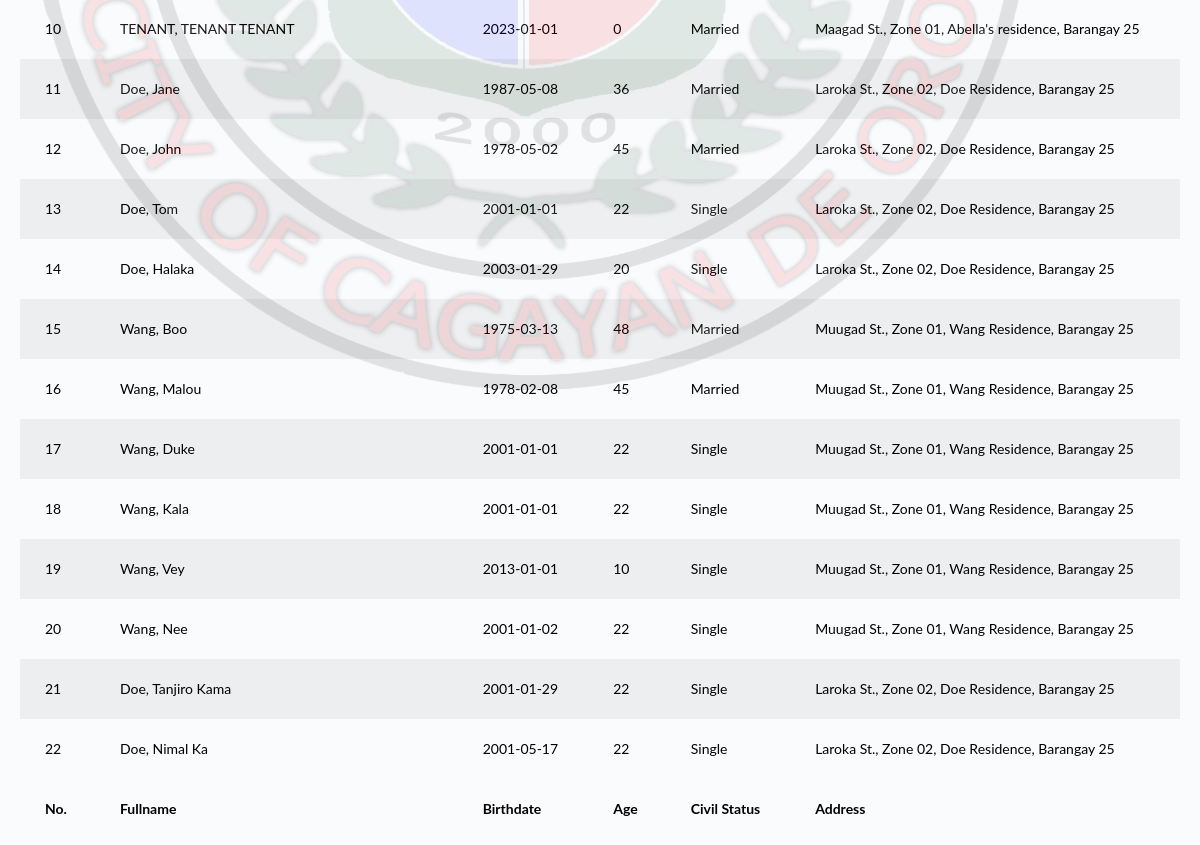
Page /generate_resident_info2.php (signed in, lower part) on the earlier database version.
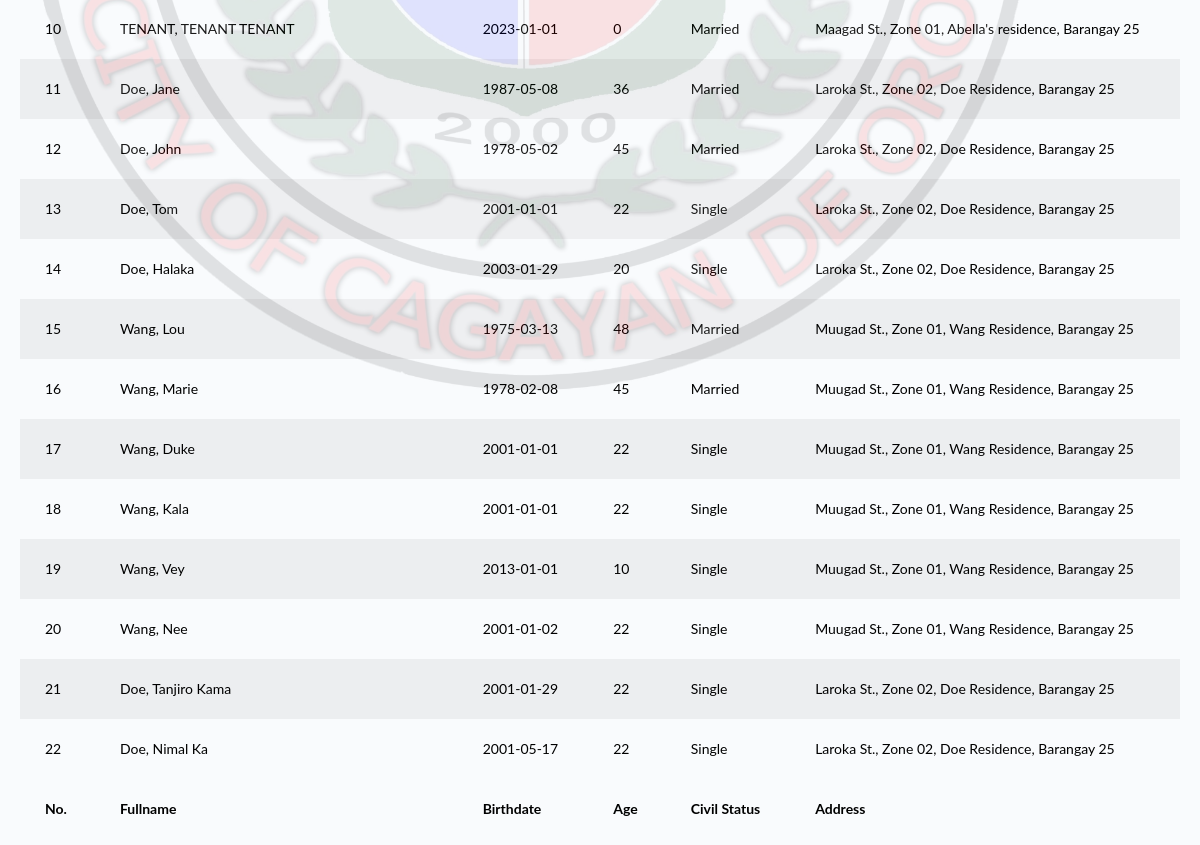
Same page on the later database version.
### tables this page shows
CREATE TABLE `tblresident2` (
  `id_resident` int(11) NOT NULL,
  `national_id` varchar(100) NOT NULL,
  `region` varchar(10) NOT NULL,
  `city` varchar(100) NOT NULL,
  `province` varchar(100) NOT NULL,
  `barangay` varchar(100) NOT NULL,
  `citizenship` varchar(100) NOT NULL,
  `picture` text NOT NULL,
  `firstname` varchar(100) NOT NULL,
  `middlename` varchar(100) NOT NULL,
  `lastname` varchar(100) NOT NULL,
  `ext` varchar(10) NOT NULL,
  `alias` varchar(20) NOT NULL,
  `birthplace` varchar(100) NOT NULL,
  `birthdate` date NOT NULL,
  `sex` varchar(20) NOT NULL,
  `civilstatus` varchar(20) NOT NULL,
  `residence_type` varchar(25) NOT NULL COMMENT 'new; co-occupant; tenant',
  `id_household` int(80) NOT NULL,
  `family_head` varchar(10) NOT NULL,
  `date_of_residence` date NOT NULL,
  `vstatus` varchar(10) NOT NULL,
  `identified_as` varchar(20) NOT NULL,
  `phone` varchar(100) NOT NULL,
  `email` varchar(100) NOT NULL,
  `occupation` varchar(100) NOT NULL,
  `resident_type` int(20) NOT NULL DEFAULT 1 COMMENT '1 = Alive; 0 = Deceased',
  `id_org` varchar(100) NOT NULL,
  `pwd` varchar(5) NOT NULL,
  `indigent` varchar(5) NOT NULL,
  `remarks` text NOT NULL,
  `res_updated_at` timestamp NOT NULL DEFAULT current_timestamp() ON UPDATE current_timestamp(),
  `id_user` int(11) NOT NULL
);

CREATE TABLE `tbl_household` (
  `id_household` int(11) NOT NULL,
  `household_number` int(100) NOT NULL,
  `house_no` int(100) NOT NULL COMMENT '(2.1)',
  `id_purok` varchar(50) NOT NULL,
  `household_street_name` varchar(100) NOT NULL COMMENT '(2.2)',
  `household_address` varchar(250) NOT NULL COMMENT '(2.3)',
  `household_type` varchar(250) NOT NULL
);

CREATE TABLE `tblpurok` (
  `id_purok` int(11) NOT NULL,
  `purok_name` varchar(255) DEFAULT NULL,
  `purok_details` text DEFAULT NULL
);

### model/fetch_brgy_info.php (called while the page is built, shortened)
<?php
    $query = "SELECT * FROM tblbrgy_info";
    $result = $conn->query($query);
	$row = $result->fetch_assoc();
	if($row){
		$brgy 		 = $row['brgy_name'];
	}
?>

### generate_resident_info2.php (the view, shortened to what the changed rows need)
<?php include 'server/server.php' ?>
<?php include 'model/fetch_brgy_info.php' ?>
<?php
$state = $_GET['state'];
if ($state == 'male') {
    $query = "SELECT * FROM tblresident2 WHERE tblresident2.sex='Male' AND tblresident2.resident_type=1";
    $result = $conn->query($query);
    $query1 = "SELECT * FROM tblresident2 WHERE sex='Male' AND resident_type=1";
    $result1 = $conn->query($query1);
    $male = $result1->num_rows;
} elseif ($state == 'female') {
    $query = "SELECT * FROM tblresident2 WHERE tblresident2.sex='Female' AND tblresident2.resident_type=1";
    $result = $conn->query($query);
    $query2 = "SELECT * FROM tblresident2 WHERE sex='Female' AND resident_type=1";
    $result2 = $conn->query($query2);
    $female = $result2->num_rows;
} elseif ($state == 'non_voters') {
    $query = "SELECT * FROM tblresident2 WHERE tblresident2.vstatus='No' AND tblresident2.resident_type=1";
    $result = $conn->query($query);
    $query4 = "SELECT * FROM tblresident2 WHERE vstatus='No' AND resident_type=1";
    $non = $conn->query($query4)->num_rows;
} elseif ($state == 'senior-citizens') {
    $query = "SELECT * FROM tblresident2 WHERE tblresident2.id_org=1";
    $result = $conn->query($query);
    $query10 = "SELECT * FROM tblresident2 WHERE id_org='1'";
    $sc = $conn->query($query10)->num_rows;
} elseif ($state == 'pwd') {
    $query = "SELECT * FROM tblresident2 WHERE tblresident2.pwd='Yes'";
    $result = $conn->query($query);
    $query11 = "SELECT * FROM tblresident2 WHERE pwd='Yes'";
    $pwd = $conn->query($query11)->num_rows;
} elseif ($state == 'deceased') {
    $query = "SELECT * FROM tblresident2 WHERE tblresident2.resident_type=0";
    $result = $conn->query($query);
    $query12 = "SELECT * FROM tblresident2 WHERE resident_type=0";
    $deceased = $conn->query($query12)->num_rows;
} elseif ($state == 'indigent') {
    $query = "SELECT * FROM tblresident2 WHERE tblresident2.indigent='Yes'";
    $result = $conn->query($query);
    $query13 = "SELECT * FROM tblresident2 WHERE indigent='Yes'";
    $indigent = $conn->query($query13)->num_rows;
} else {
    $query = "SELECT * FROM tblresident2";
    $result = $conn->query($query);
}
$resident = array();
while ($row = $result->fetch_assoc()) {
    $resident[] = $row;
}
?>
<!DOCTYPE html>
<html>
<head>
    <?php include 'templates/header.php' ?>
</head>
<body onload="window.print()">
    <div class="card-body">
        <div class="table-responsive">
            <table id="residenttable" class="display table table-striped">
                <tbody>
                    <?php if (!empty($resident)) : ?>
                        <?php $no = 1;
                        foreach ($resident as $row) : ?>
                            <tr>
                                <td><?= $no ?></td>
                                <td>
                                    <?= ucwords($row['lastname'] . ', ' . $row['firstname'] . ' ' . $row['middlename']) ?>
                                </td>
                                <td><?= $row['birthdate'] ?></td>
                                <?php
                                $bday = new DateTime($row['birthdate']);
                                $today = new Datetime(date('y.m.d'));
                                $diff = $bday->diff($today);
                                $final_age = $diff->y;
                                ?>
                                <td><?php echo $final_age; ?></td>
                                <td><?= ucwords($row['civilstatus']) ?></td>
                                <td>
                                    <?php
                                    $h_id = $row['id_household'];
                                    $queryHouseholdNumber = "SELECT * FROM tbl_household WHERE id_household='$h_id'";
                                    $resultHouseholdNumber = $conn->query($queryHouseholdNumber);
                                    $householdnum = $resultHouseholdNumber->fetch_assoc();
                                    $p_name = $householdnum['id_purok'];
                                    $queryPurokName = "SELECT * FROM tblpurok WHERE id_purok='$p_name'";
                                    $resultPurokName = $conn->query($queryPurokName);
                                    $pname = $resultPurokName->fetch_assoc();
                                    echo $householdnum['household_street_name'] . ', ' . $pname['purok_name'] . ', ' . $householdnum['household_address'] . ', ' . $brgy;
                                    ?>
                                </td>
                            </tr>
                        <?php $no++;
                        endforeach ?>
                    <?php endif ?>
                </tbody>
                <tfoot>
                    <tr>
                        <th scope="col">No.</th>
                        <th scope="col">Fullname</th>
                        <th scope="col">Birthdate</th>
                        <th scope="col">Age</th>
                        <th scope="col">Civil Status</th>
                        <th scope="col">Address</th>
                    </tr>
                </tfoot>
            </table>
        </div>
    </div>
    <?php include 'templates/footer.php' ?>
</body>
</html>

Differences in the rows shown:
changed tblresident2: lastname+firstname+middlename "Wang, Boo" → "Wang, Lou"
changed tblresident2: lastname+firstname+middlename "Wang, Malou" → "Wang, Marie"
